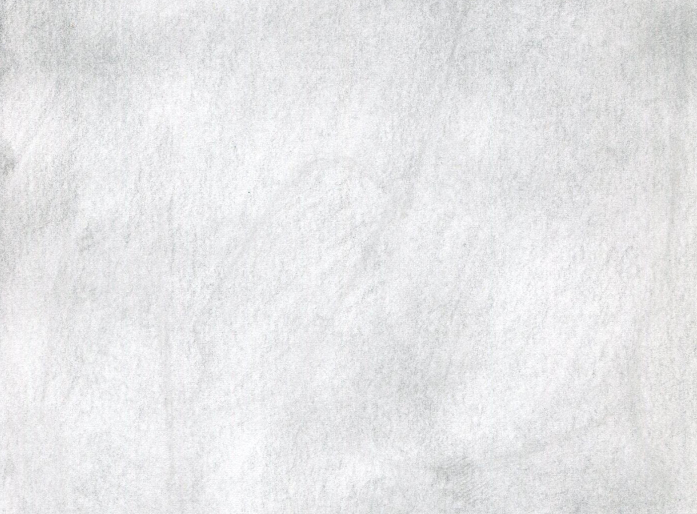
#> input picture chapter1/pencilsketch_bg.jpg, 1394 x 1028 px (shown at 1/2 size)
$ python -i saliency.py   (imports and definitions only)
#> lines starting #> are read from the running program, lines starting #| are printed output that depends on the picture; after the words box and inside, x2 and y2 are one past the last pixel; in counts of white or black regions, pixels touching at a corner belong together
#> further down, picture is the input picture: shape (1028, 1394, 3); mean B, G, R 232, 230.5, 230.3
#!/usr/bin/env python
# -*- coding: utf-8 -*-

"""A module to generate a saliency map from an RGB image

    This code is based on the approach described in:
    [1] X. Hou and L. Zhang (2007). Saliency Detection: A Spectral Residual
        Approach. IEEE Transactions on Computer Vision and Pattern Recognition
        (CVPR), p.1-8. doi: 10.1109/CVPR.2007.383267
"""

import cv2
import numpy as np
from matplotlib import pyplot as plt


class Saliency:
    """Generate saliency map from RGB images with the spectral residual method

        This class implements an algorithm that is based on the spectral
        residual approach (Hou & Zhang, 2007).
    """
    def __init__(self, img, use_numpy_fft=True, gauss_kernel=(5, 5)):
        """Constructor

            This method initializes the saliency algorithm.

            :param img: an RGB input image
            :param use_numpy_fft: flag whether to use NumPy's FFT (True) or
                                  OpenCV's FFT (False)
            :param gauss_kernel: Kernel size for Gaussian blur
        """
#> called with use_numpy_fft = True, gauss_kernel = (5, 5)
        self.use_numpy_fft = use_numpy_fft
        self.gauss_kernel = gauss_kernel
        self.frame_orig = img

        # downsample image for processing
        self.small_shape = (64, 64)
        self.frame_small = cv2.resize(img, self.small_shape[1::-1])
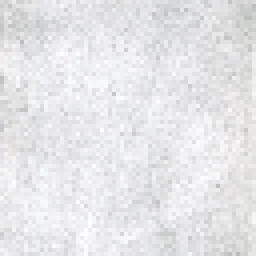
#> self.frame_small: shape (64, 64, 3) (shown 4 times larger); mean B, G, R 231.7, 230.2, 230

        # whether we need to do the math (True) or it has already
        # been done (False)
        self.need_saliency_map = True

    def get_saliency_map(self):
        """Returns a saliency map

            This method generates a saliency map for the image that was
            passed to the class constructor.

            :returns: grayscale saliency map
        """
        if self.need_saliency_map:
            # haven't calculated saliency map for this image yet
            num_channels = 1
            if len(self.frame_orig.shape) == 2:
                # single channel
                sal = self._get_channel_sal_magn(self.frame_small)
            else:
                # multiple channels: consider each channel independently
                sal = np.zeros_like(self.frame_small).astype(np.float32)
                for c in xrange(self.frame_small.shape[2]):
                    small = self.frame_small[:, :, c]
                    sal[:, :, c] = self._get_channel_sal_magn(small)
#> this loop made 3 passes
#> pass 1, in _get_channel_sal_magn, `magnitude, angle = cv2.cartToPolar(np.real(img_dft), np.imag(img_dft))`:
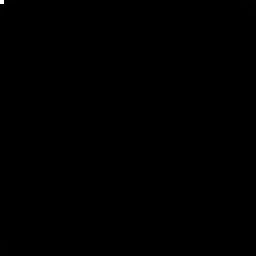
#> magnitude: shape (64, 64) float64 (shown 4 times larger); min 11.98, max 949069, mean 714.4; drawn with min black and max white
#> pass 1, in _get_channel_sal_magn, `magnitude, angle = cv2.cartToPolar(np.real(img_dft), np.imag(img_dft))`:
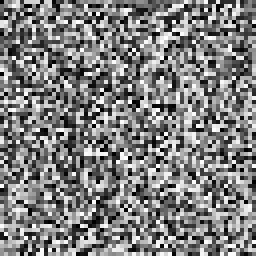
#> angle: shape (64, 64) float64 (shown 4 times larger); min 0, max 6.28, mean 3.14; drawn with min black and max white
#> pass 1, in _get_channel_sal_magn, `log_ampl = np.log10(magnitude.clip(min=1e-9))`:
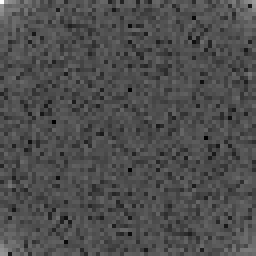
#> log_ampl: shape (64, 64) float64 (shown 4 times larger); min 1.08, max 5.98, mean 2.58; drawn with min black and max white
#> after the loop:
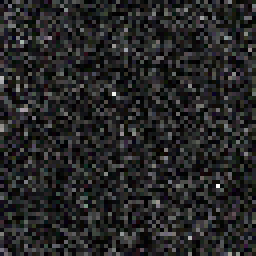
#> sal: shape (64, 64, 3) float32 (shown 4 times larger); mean B, G, R 0.0133, 0.0133, 0.0133; drawn with min black and max white

                # overall saliency: channel mean
                sal = np.mean(sal, 2)
#> sal: shape (64, 64) float32

            # postprocess: blur, square, and normalize
            if self.gauss_kernel is not None:
                sal = cv2.GaussianBlur(sal, self.gauss_kernel, sigmaX=8,
                                       sigmaY=0)
            sal = sal**2
            sal = np.float32(sal)/np.max(sal)

            # scale up
            sal = cv2.resize(sal, self.frame_orig.shape[1::-1])
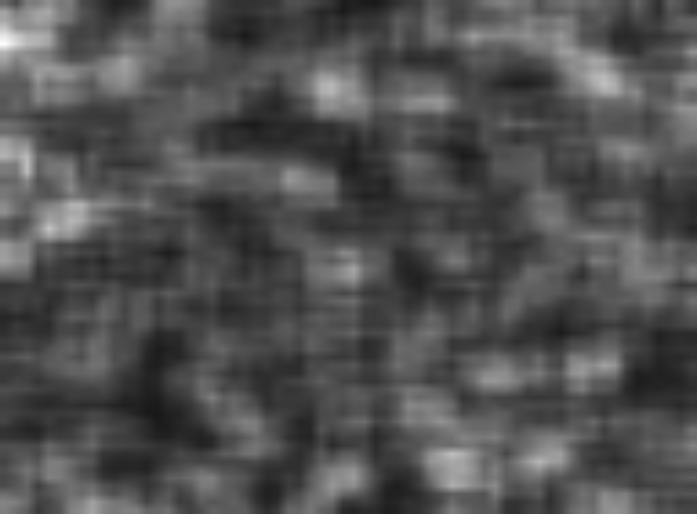
#> sal: shape (1028, 1394) float32 (shown at 1/2 size); min 0.0943, max 0.997, mean 0.318

            # store a copy so we do the work only once per frame
            self.saliencyMap = sal
            self.need_saliency_map = False

        return self.saliencyMap

    def _get_channel_sal_magn(self, channel):
        """Returns the log-magnitude of the Fourier spectrum

            This method calculates the log-magnitude of the Fourier spectrum
            of a single-channel image. This image could be a regular grayscale
            image, or a single color channel of an RGB image.

            :param channel: single-channel input image
            :returns: log-magnitude of Fourier spectrum
        """
        # do FFT and get log-spectrum
        if self.use_numpy_fft:
            img_dft = np.fft.fft2(channel)
            magnitude, angle = cv2.cartToPolar(np.real(img_dft),
                                               np.imag(img_dft))
        else:
            img_dft = cv2.dft(np.float32(channel),
                              flags=cv2.DFT_COMPLEX_OUTPUT)
            magnitude, angle = cv2.cartToPolar(img_dft[:, :, 0],
                                               img_dft[:, :, 1])

        # get log amplitude
        log_ampl = np.log10(magnitude.clip(min=1e-9))

        # blur log amplitude with avg filter
        log_ampl_blur = cv2.blur(log_ampl, (3, 3))

        # residual
        residual = np.exp(log_ampl - log_ampl_blur)

        # back to cartesian frequency domain
        if self.use_numpy_fft:
            real_part, imag_part = cv2.polarToCart(residual, angle)
            img_combined = np.fft.ifft2(real_part + 1j*imag_part)
            magnitude, _ = cv2.cartToPolar(np.real(img_combined),
                                           np.imag(img_combined))
        else:
            img_dft[:, :, 0], img_dft[:, :, 1] = cv2.polarToCart(residual,
                                                                 angle)
            img_combined = cv2.idft(img_dft)
            magnitude, _ = cv2.cartToPolar(img_combined[:, :, 0],
                                           img_combined[:, :, 1])

        return magnitude

    # [71 lines left out: functions calc_magnitude_spectrum, plot_power_spectrum, not called in this run]

    def get_proto_objects_map(self, use_otsu=True):
        """Returns the proto-objects map of an RGB image

            This method generates a proto-objects map of an RGB image.
            Proto-objects are saliency hot spots, generated by thresholding
            the saliency map.

            :param use_otsu: flag whether to use Otsu thresholding (True) or
                             a hardcoded threshold value (False)
            :returns: proto-objects map
        """
        saliency = self.get_saliency_map()

        if use_otsu:
            _, img_objects = cv2.threshold(np.uint8(saliency*255), 0, 255,
                                           cv2.THRESH_BINARY + cv2.THRESH_OTSU)
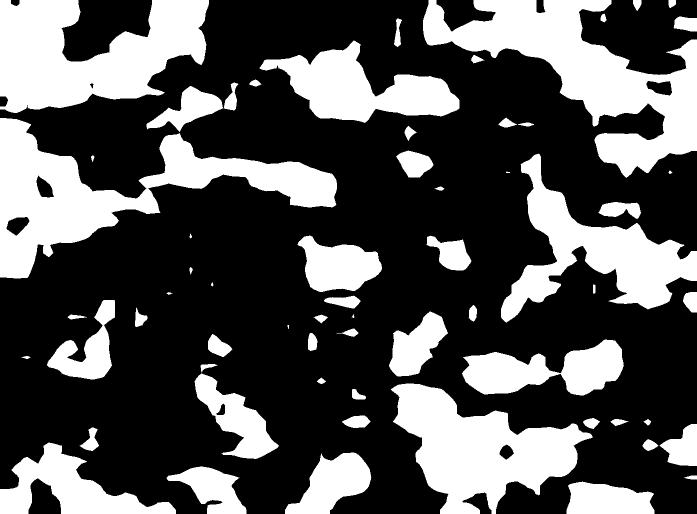
#> img_objects: shape (1028, 1394) (shown at 1/2 size); 32.9% white; 62 white regions (2 under 20 px), largest, box (x1, y1, x2, y2) and area: (846, 0, 1394, 356) 71077, (0, 236, 674, 557) 68336, (0, 0, 418, 226) 60831
        else:
            thresh = np.mean(saliency)*255*3
            _, img_objects = cv2.threshold(np.uint8(saliency*255), thresh, 255,
                                           cv2.THRESH_BINARY)
        return img_objects

>>> import cv2
>>> picture = cv2.imread('../chapter1/pencilsketch_bg.jpg')
>>> result = Saliency(picture).get_proto_objects_map()
